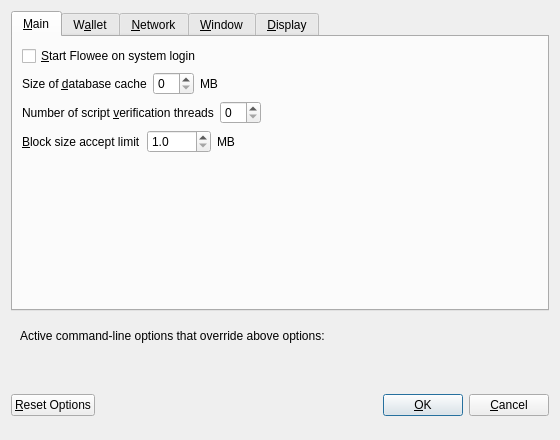
<?xml version="1.0" encoding="UTF-8"?>
<ui version="4.0">
 <class>OptionsDialog</class>
 <widget class="QDialog" name="OptionsDialog">
  <property name="geometry">
   <rect>
    <x>0</x>
    <y>0</y>
    <width>560</width>
    <height>440</height>
   </rect>
  </property>
  <property name="windowTitle">
   <string>Options</string>
  </property>
  <property name="modal">
   <bool>true</bool>
  </property>
  <layout class="QVBoxLayout" name="verticalLayout">
   <item>
    <widget class="QTabWidget" name="tabWidget">
     <property name="currentIndex">
      <number>0</number>
     </property>
     <widget class="QWidget" name="tabMain">
      <attribute name="title">
       <string>&amp;Main</string>
      </attribute>
      <layout class="QVBoxLayout" name="verticalLayout_Main">
       <item>
        <widget class="QCheckBox" name="bitcoinAtStartup">
         <property name="toolTip">
          <string>Automatically start Flowee after logging in to the system.</string>
         </property>
         <property name="text">
          <string>&amp;Start Flowee on system login</string>
         </property>
        </widget>
       </item>
       <item>
        <layout class="QHBoxLayout" name="horizontalLayout_2_Main">
         <item>
          <widget class="QLabel" name="databaseCacheLabel">
           <property name="text">
            <string>Size of &amp;database cache</string>
           </property>
           <property name="textFormat">
            <enum>Qt::PlainText</enum>
           </property>
           <property name="buddy">
            <cstring>databaseCache</cstring>
           </property>
          </widget>
         </item>
         <item>
          <widget class="QSpinBox" name="databaseCache"/>
         </item>
         <item>
          <widget class="QLabel" name="databaseCacheUnitLabel">
           <property name="text">
            <string>MB</string>
           </property>
           <property name="textFormat">
            <enum>Qt::PlainText</enum>
           </property>
          </widget>
         </item>
         <item>
          <spacer name="horizontalSpacer_2_Main">
           <property name="orientation">
            <enum>Qt::Horizontal</enum>
           </property>
           <property name="sizeHint" stdset="0">
            <size>
             <width>40</width>
             <height>20</height>
            </size>
           </property>
          </spacer>
         </item>
        </layout>
       </item>
       <item>
        <layout class="QHBoxLayout" name="horizontalLayout_3_Main">
         <item>
          <widget class="QLabel" name="threadsScriptVerifLabel">
           <property name="text">
            <string>Number of script &amp;verification threads</string>
           </property>
           <property name="textFormat">
            <enum>Qt::PlainText</enum>
           </property>
           <property name="buddy">
            <cstring>threadsScriptVerif</cstring>
           </property>
          </widget>
         </item>
         <item>
          <widget class="QSpinBox" name="threadsScriptVerif">
           <property name="toolTip">
            <string>(0 = auto, &lt;0 = leave that many cores free)</string>
           </property>
          </widget>
         </item>
         <item>
          <spacer name="horizontalSpacer_3_Main">
           <property name="orientation">
            <enum>Qt::Horizontal</enum>
           </property>
           <property name="sizeHint" stdset="0">
            <size>
             <width>40</width>
             <height>20</height>
            </size>
           </property>
          </spacer>
         </item>
        </layout>
       </item>
       <item>
        <layout class="QHBoxLayout" name="horizontalLayout_4_Main">
         <item>
          <widget class="QLabel" name="blockSizeAcceptLimitLabel">
           <property name="text">
            <string>&amp;Block size accept limit</string>
           </property>
           <property name="textFormat">
            <enum>Qt::PlainText</enum>
           </property>
           <property name="buddy">
            <cstring>blockSizeAcceptLimit</cstring>
           </property>
          </widget>
         </item>
         <item>
          <widget class="QDoubleSpinBox" name="blockSizeAcceptLimit">
            <property name="toolTip">
             <string>This node will not accept blocks larger than this limit.</string>
            </property>
            <property name="decimals">
             <number>1</number>
            </property>
            <property name="minimum">
             <number>1</number>
            </property>
            <property name="maximum">
             <number>2147</number>
            </property>
          </widget>
         </item>
         <item>
          <widget class="QLabel" name="blockSizeAcceptLimitUnitLabel">
           <property name="text">
            <string>MB</string>
           </property>
           <property name="textFormat">
            <enum>Qt::PlainText</enum>
           </property>
          </widget>
         </item>
         <item>
          <spacer name="horizontalSpacer_4_Main">
           <property name="orientation">
            <enum>Qt::Horizontal</enum>
           </property>
           <property name="sizeHint" stdset="0">
            <size>
             <width>40</width>
             <height>20</height>
            </size>
           </property>
          </spacer>
         </item>
        </layout>
       </item>
       <item>
        <spacer name="verticalSpacer_Main">
         <property name="orientation">
          <enum>Qt::Vertical</enum>
         </property>
         <property name="sizeHint" stdset="0">
          <size>
           <width>20</width>
           <height>40</height>
          </size>
         </property>
        </spacer>
       </item>
      </layout>
     </widget>
     <widget class="QWidget" name="tabWallet">
      <attribute name="title">
       <string>W&amp;allet</string>
      </attribute>
      <layout class="QVBoxLayout" name="verticalLayout_Wallet">
       <item>
        <widget class="QGroupBox" name="groupBox">
         <property name="title">
          <string>Expert</string>
         </property>
         <layout class="QVBoxLayout" name="verticalLayout_2">
          <item>
           <widget class="QCheckBox" name="coinControlFeatures">
            <property name="toolTip">
             <string>Whether to show coin control features or not.</string>
            </property>
            <property name="text">
             <string>Enable coin &amp;control features</string>
            </property>
           </widget>
          </item>
          <item>
           <widget class="QCheckBox" name="spendZeroConfChange">
            <property name="toolTip">
             <string>If you disable the spending of unconfirmed change, the change from a transaction cannot be used until that transaction has at least one confirmation. This also affects how your balance is computed.</string>
            </property>
            <property name="text">
             <string>&amp;Spend unconfirmed change</string>
            </property>
           </widget>
          </item>
         </layout>
        </widget>
       </item>
       <item>
        <spacer name="verticalSpacer_Wallet">
         <property name="orientation">
          <enum>Qt::Vertical</enum>
         </property>
         <property name="sizeHint" stdset="0">
          <size>
           <width>20</width>
           <height>40</height>
          </size>
         </property>
        </spacer>
       </item>
      </layout>
     </widget>
     <widget class="QWidget" name="tabNetwork">
      <attribute name="title">
       <string>&amp;Network</string>
      </attribute>
      <layout class="QVBoxLayout" name="verticalLayout_Network">
       <item>
        <widget class="QCheckBox" name="mapPortUpnp">
         <property name="toolTip">
          <string>Automatically open the Bitcoin client port on the router. This only works when your router supports UPnP and it is enabled.</string>
         </property>
         <property name="text">
          <string>Map port using &amp;UPnP</string>
         </property>
        </widget>
       </item>
       <item>
        <widget class="QCheckBox" name="allowIncoming">
         <property name="toolTip">
          <string>Accept connections from outside</string>
         </property>
         <property name="text">
          <string>Allow incoming connections</string>
         </property>
        </widget>
       </item>
       <item>
        <widget class="QCheckBox" name="connectSocks">
         <property name="toolTip">
          <string>Connect to the Bitcoin network through a SOCKS5 proxy.</string>
         </property>
         <property name="text">
          <string>&amp;Connect through SOCKS5 proxy (default proxy):</string>
         </property>
        </widget>
       </item>
       <item>
        <layout class="QHBoxLayout" name="horizontalLayout_1_Network">
         <item>
          <widget class="QLabel" name="proxyIpLabel">
           <property name="text">
            <string>Proxy &amp;IP:</string>
           </property>
           <property name="textFormat">
            <enum>Qt::PlainText</enum>
           </property>
           <property name="buddy">
            <cstring>proxyIp</cstring>
           </property>
          </widget>
         </item>
         <item>
          <widget class="QValidatedLineEdit" name="proxyIp">
           <property name="minimumSize">
            <size>
             <width>140</width>
             <height>0</height>
            </size>
           </property>
           <property name="maximumSize">
            <size>
             <width>140</width>
             <height>16777215</height>
            </size>
           </property>
           <property name="toolTip">
            <string>IP address of the proxy (e.g. IPv4: 127.0.0.1 / IPv6: ::1)</string>
           </property>
          </widget>
         </item>
         <item>
          <widget class="QLabel" name="proxyPortLabel">
           <property name="text">
            <string>&amp;Port:</string>
           </property>
           <property name="textFormat">
            <enum>Qt::PlainText</enum>
           </property>
           <property name="buddy">
            <cstring>proxyPort</cstring>
           </property>
          </widget>
         </item>
         <item>
          <widget class="QLineEdit" name="proxyPort">
           <property name="minimumSize">
            <size>
             <width>55</width>
             <height>0</height>
            </size>
           </property>
           <property name="maximumSize">
            <size>
             <width>55</width>
             <height>16777215</height>
            </size>
           </property>
           <property name="toolTip">
            <string>Port of the proxy (e.g. 9050)</string>
           </property>
          </widget>
         </item>
         <item>
          <spacer name="horizontalSpacer_1_Network">
           <property name="orientation">
            <enum>Qt::Horizontal</enum>
           </property>
           <property name="sizeHint" stdset="0">
            <size>
             <width>40</width>
             <height>20</height>
            </size>
           </property>
          </spacer>
         </item>
        </layout>
       </item>
       <item>
        <layout class="QHBoxLayout" name="horizontalLayout_2_Network">
         <item>
          <widget class="QLabel" name="proxyActiveNets">
           <property name="text">
            <string>Used for reaching peers via:</string>
           </property>
           <property name="textFormat">
            <enum>Qt::PlainText</enum>
           </property>
          </widget>
         </item>
         <item>
          <widget class="QCheckBox" name="proxyReachIPv4">
           <property name="enabled">
            <bool>false</bool>
           </property>
           <property name="toolTip">
            <string>Shows, if the supplied default SOCKS5 proxy is used to reach peers via this network type.</string>
           </property>
           <property name="text">
            <string/>
           </property>
          </widget>
         </item>
         <item>
          <widget class="QLabel" name="proxyReachIPv4Label">
           <property name="text">
            <string>IPv4</string>
           </property>
           <property name="textFormat">
            <enum>Qt::PlainText</enum>
           </property>
          </widget>
         </item>
         <item>
          <widget class="QCheckBox" name="proxyReachIPv6">
           <property name="enabled">
            <bool>false</bool>
           </property>
           <property name="toolTip">
            <string>Shows, if the supplied default SOCKS5 proxy is used to reach peers via this network type.</string>
           </property>
           <property name="text">
            <string/>
           </property>
          </widget>
         </item>
         <item>
          <widget class="QLabel" name="proxyReachIPv6Label">
           <property name="text">
            <string>IPv6</string>
           </property>
           <property name="textFormat">
            <enum>Qt::PlainText</enum>
           </property>
          </widget>
         </item>
         <item>
          <widget class="QCheckBox" name="proxyReachTor">
           <property name="enabled">
            <bool>false</bool>
           </property>
           <property name="toolTip">
            <string>Shows, if the supplied default SOCKS5 proxy is used to reach peers via this network type.</string>
           </property>
           <property name="text">
            <string/>
           </property>
          </widget>
         </item>
         <item>
          <widget class="QLabel" name="proxyReachTorLabel">
           <property name="text">
            <string>Tor</string>
           </property>
           <property name="textFormat">
            <enum>Qt::PlainText</enum>
           </property>
          </widget>
         </item>
         <item>
          <spacer name="horizontalSpacer_2_Network">
           <property name="orientation">
            <enum>Qt::Horizontal</enum>
           </property>
           <property name="sizeHint" stdset="0">
            <size>
             <width>40</width>
             <height>20</height>
            </size>
           </property>
          </spacer>
         </item>
        </layout>
       </item>
       <item>
        <widget class="QCheckBox" name="connectSocksTor">
         <property name="toolTip">
          <string>Connect to the Bitcoin network through a separate SOCKS5 proxy for Tor hidden services.</string>
         </property>
         <property name="text">
          <string>Use separate SOCKS5 proxy to reach peers via Tor hidden services:</string>
         </property>
        </widget>
       </item>
       <item>
        <layout class="QHBoxLayout" name="horizontalLayout_3_Network">
         <item>
          <widget class="QLabel" name="proxyIpTorLabel">
           <property name="text">
            <string>Proxy &amp;IP:</string>
           </property>
           <property name="textFormat">
            <enum>Qt::PlainText</enum>
           </property>
           <property name="buddy">
            <cstring>proxyIpTor</cstring>
           </property>
          </widget>
         </item>
         <item>
          <widget class="QValidatedLineEdit" name="proxyIpTor">
           <property name="minimumSize">
            <size>
             <width>140</width>
             <height>0</height>
            </size>
           </property>
           <property name="maximumSize">
            <size>
             <width>140</width>
             <height>16777215</height>
            </size>
           </property>
           <property name="toolTip">
            <string>IP address of the proxy (e.g. IPv4: 127.0.0.1 / IPv6: ::1)</string>
           </property>
          </widget>
         </item>
         <item>
          <widget class="QLabel" name="proxyPortTorLabel">
           <property name="text">
            <string>&amp;Port:</string>
           </property>
           <property name="textFormat">
            <enum>Qt::PlainText</enum>
           </property>
           <property name="buddy">
            <cstring>proxyPortTor</cstring>
           </property>
          </widget>
         </item>
         <item>
          <widget class="QLineEdit" name="proxyPortTor">
           <property name="minimumSize">
            <size>
             <width>55</width>
             <height>0</height>
            </size>
           </property>
           <property name="maximumSize">
            <size>
             <width>55</width>
             <height>16777215</height>
            </size>
           </property>
           <property name="toolTip">
            <string>Port of the proxy (e.g. 9050)</string>
           </property>
          </widget>
         </item>
         <item>
          <spacer name="horizontalSpacer_4_Network">
           <property name="orientation">
            <enum>Qt::Horizontal</enum>
           </property>
           <property name="sizeHint" stdset="0">
            <size>
             <width>40</width>
             <height>20</height>
            </size>
           </property>
          </spacer>
         </item>
        </layout>
       </item>
       <item>
        <spacer name="verticalSpacer_Network">
         <property name="orientation">
          <enum>Qt::Vertical</enum>
         </property>
         <property name="sizeHint" stdset="0">
          <size>
           <width>20</width>
           <height>40</height>
          </size>
         </property>
        </spacer>
       </item>
      </layout>
     </widget>
     <widget class="QWidget" name="tabWindow">
      <attribute name="title">
       <string>&amp;Window</string>
      </attribute>
      <layout class="QVBoxLayout" name="verticalLayout_Window">
       <item>
        <widget class="QCheckBox" name="minimizeToTray">
         <property name="toolTip">
          <string>Show only a tray icon after minimizing the window.</string>
         </property>
         <property name="text">
          <string>&amp;Minimize to the tray instead of the taskbar</string>
         </property>
        </widget>
       </item>
       <item>
        <widget class="QCheckBox" name="minimizeOnClose">
         <property name="toolTip">
          <string>Minimize instead of exit the application when the window is closed. When this option is enabled, the application will be closed only after selecting Exit in the menu.</string>
         </property>
         <property name="text">
          <string>M&amp;inimize on close</string>
         </property>
        </widget>
       </item>
       <item>
        <spacer name="verticalSpacer_Window">
         <property name="orientation">
          <enum>Qt::Vertical</enum>
         </property>
         <property name="sizeHint" stdset="0">
          <size>
           <width>20</width>
           <height>40</height>
          </size>
         </property>
        </spacer>
       </item>
      </layout>
     </widget>
     <widget class="QWidget" name="tabDisplay">
      <attribute name="title">
       <string>&amp;Display</string>
      </attribute>
      <layout class="QVBoxLayout" name="verticalLayout_Display">
       <item>
        <layout class="QHBoxLayout" name="horizontalLayout_1_Display">
         <item>
          <widget class="QLabel" name="langLabel">
           <property name="text">
            <string>User Interface &amp;language:</string>
           </property>
           <property name="textFormat">
            <enum>Qt::PlainText</enum>
           </property>
           <property name="buddy">
            <cstring>lang</cstring>
           </property>
          </widget>
         </item>
         <item>
          <widget class="QValueComboBox" name="lang">
           <property name="toolTip">
            <string>The user interface language can be set here. This setting will take effect after restarting the hub.</string>
           </property>
          </widget>
         </item>
        </layout>
       </item>
       <item>
        <layout class="QHBoxLayout" name="horizontalLayout_2_Display">
         <item>
          <widget class="QLabel" name="unitLabel">
           <property name="text">
            <string>&amp;Unit to show amounts in:</string>
           </property>
           <property name="textFormat">
            <enum>Qt::PlainText</enum>
           </property>
           <property name="buddy">
            <cstring>unit</cstring>
           </property>
          </widget>
         </item>
         <item>
          <widget class="QValueComboBox" name="unit">
           <property name="toolTip">
            <string>Choose the default subdivision unit to show in the interface and when sending coins.</string>
           </property>
          </widget>
         </item>
        </layout>
       </item>
       <item>
        <layout class="QHBoxLayout" name="horizontalLayout_3_Display">
         <item>
          <widget class="QLabel" name="thirdPartyTxUrlsLabel">
           <property name="toolTip">
            <string>Third party URLs (e.g. a block explorer) that appear in the transactions tab as context menu items. %s in the URL is replaced by transaction hash. Multiple URLs are separated by vertical bar |.</string>
           </property>
           <property name="text">
            <string>Third party transaction URLs</string>
           </property>
           <property name="buddy">
            <cstring>thirdPartyTxUrls</cstring>
           </property>
          </widget>
         </item>
         <item>
          <widget class="QLineEdit" name="thirdPartyTxUrls">
           <property name="toolTip">
            <string>Third party URLs (e.g. a block explorer) that appear in the transactions tab as context menu items. %s in the URL is replaced by transaction hash. Multiple URLs are separated by vertical bar |.</string>
           </property>
          </widget>
         </item>
        </layout>
       </item>
       <item>
        <spacer name="verticalSpacer_Display">
         <property name="orientation">
          <enum>Qt::Vertical</enum>
         </property>
         <property name="sizeHint" stdset="0">
          <size>
           <width>20</width>
           <height>40</height>
          </size>
         </property>
        </spacer>
       </item>
      </layout>
     </widget>
    </widget>
   </item>
   <item>
    <widget class="QFrame" name="frame">
     <layout class="QVBoxLayout" name="verticalLayout_Bottom">
      <item>
       <layout class="QHBoxLayout" name="horizontalLayout_Bottom">
        <item>
         <widget class="QLabel" name="overriddenByCommandLineInfoLabel">
          <property name="text">
           <string>Active command-line options that override above options:</string>
          </property>
          <property name="textFormat">
           <enum>Qt::PlainText</enum>
          </property>
         </widget>
        </item>
        <item>
         <spacer name="horizontalSpacer_Bottom">
          <property name="orientation">
           <enum>Qt::Horizontal</enum>
          </property>
          <property name="sizeHint" stdset="0">
           <size>
            <width>40</width>
            <height>20</height>
           </size>
          </property>
         </spacer>
        </item>
       </layout>
      </item>
      <item>
       <widget class="QLabel" name="overriddenByCommandLineLabel">
        <property name="text">
         <string/>
        </property>
        <property name="textFormat">
         <enum>Qt::PlainText</enum>
        </property>
        <property name="wordWrap">
         <bool>true</bool>
        </property>
       </widget>
      </item>
     </layout>
    </widget>
   </item>
   <item>
    <layout class="QHBoxLayout" name="horizontalLayout_Buttons">
     <item>
      <widget class="QPushButton" name="resetButton">
       <property name="toolTip">
        <string>Reset all client options to default.</string>
       </property>
       <property name="text">
        <string>&amp;Reset Options</string>
       </property>
       <property name="autoDefault">
        <bool>false</bool>
       </property>
      </widget>
     </item>
     <item>
      <spacer name="horizontalSpacer_1">
       <property name="orientation">
        <enum>Qt::Horizontal</enum>
       </property>
       <property name="sizeHint" stdset="0">
        <size>
         <width>40</width>
         <height>48</height>
        </size>
       </property>
      </spacer>
     </item>
     <item>
      <widget class="QLabel" name="statusLabel">
       <property name="minimumSize">
        <size>
         <width>200</width>
         <height>0</height>
        </size>
       </property>
       <property name="font">
        <font>
         <weight>75</weight>
         <bold>true</bold>
        </font>
       </property>
       <property name="text">
        <string/>
       </property>
       <property name="textFormat">
        <enum>Qt::PlainText</enum>
       </property>
       <property name="wordWrap">
        <bool>true</bool>
       </property>
      </widget>
     </item>
     <item>
      <spacer name="horizontalSpacer_2">
       <property name="orientation">
        <enum>Qt::Horizontal</enum>
       </property>
       <property name="sizeHint" stdset="0">
        <size>
         <width>40</width>
         <height>48</height>
        </size>
       </property>
      </spacer>
     </item>
     <item>
      <widget class="QPushButton" name="okButton">
       <property name="text">
        <string>&amp;OK</string>
       </property>
       <property name="autoDefault">
        <bool>false</bool>
       </property>
       <property name="default">
        <bool>true</bool>
       </property>
      </widget>
     </item>
     <item>
      <widget class="QPushButton" name="cancelButton">
       <property name="text">
        <string>&amp;Cancel</string>
       </property>
       <property name="autoDefault">
        <bool>false</bool>
       </property>
      </widget>
     </item>
    </layout>
   </item>
  </layout>
 </widget>
 <customwidgets>
  <customwidget>
   <class>QValidatedLineEdit</class>
   <extends>QLineEdit</extends>
   <header>qvalidatedlineedit.h</header>
  </customwidget>
  <customwidget>
   <class>QValueComboBox</class>
   <extends>QComboBox</extends>
   <header>qvaluecombobox.h</header>
  </customwidget>
 </customwidgets>
 <resources/>
 <connections/>
</ui>
